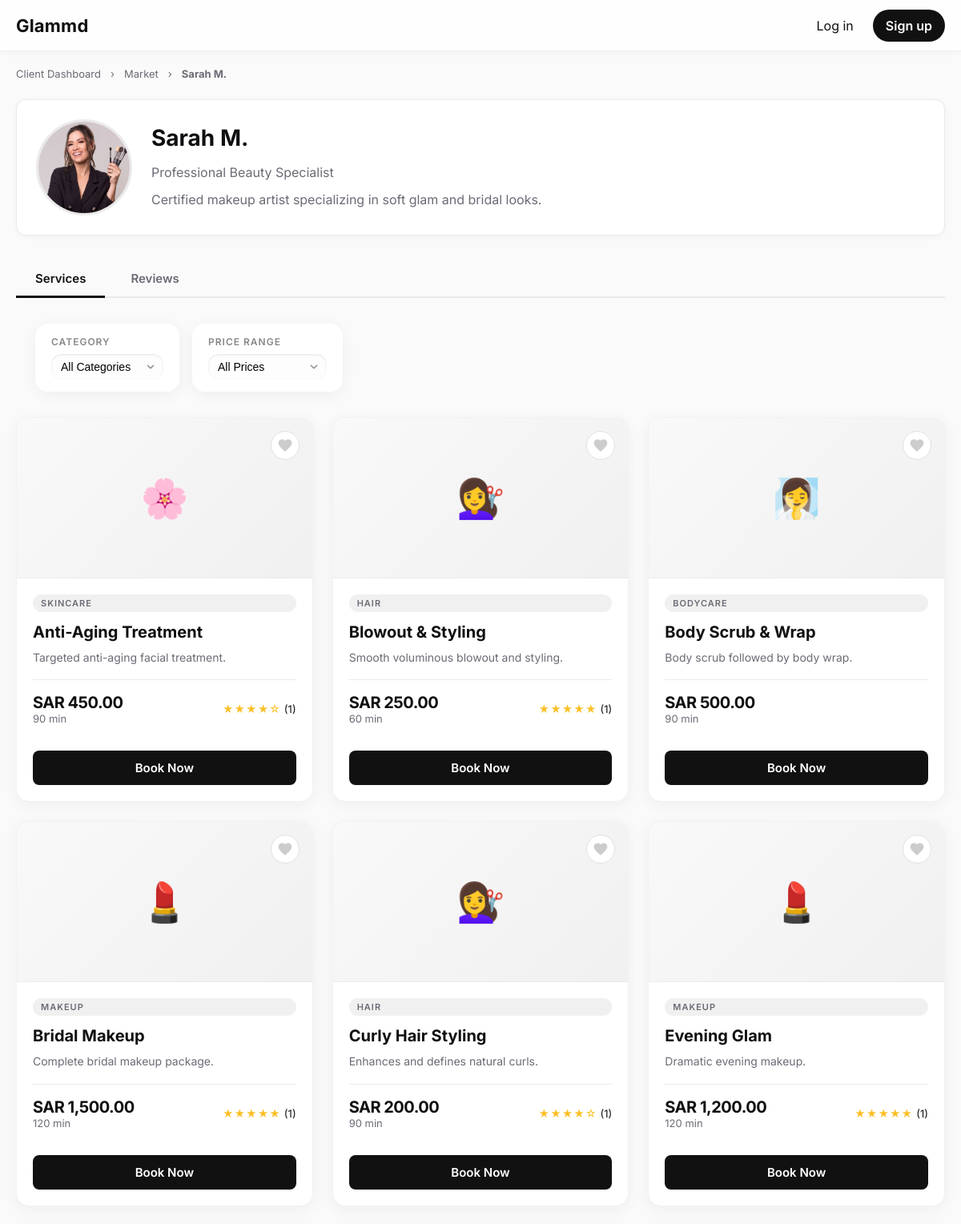
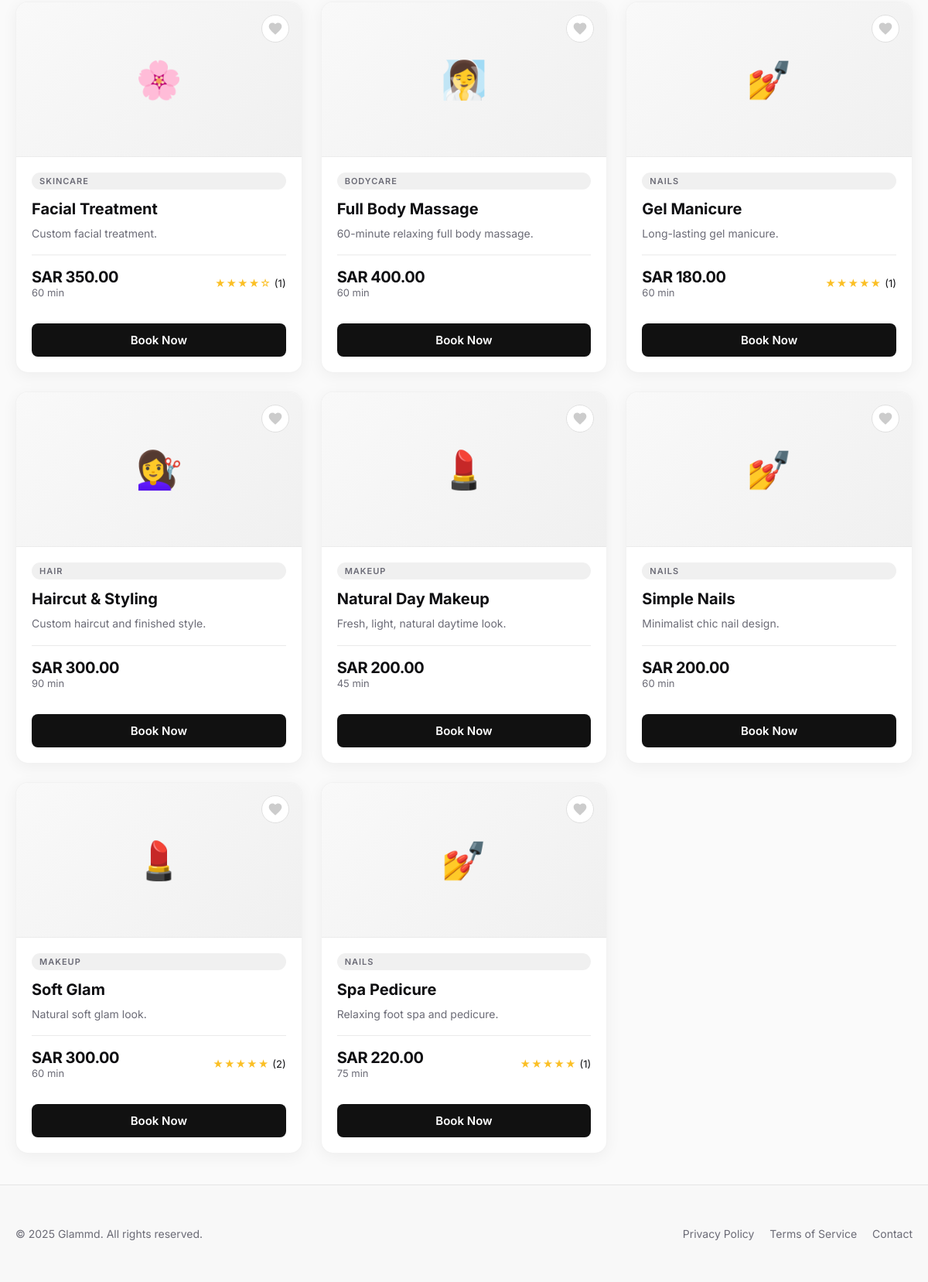
/intial/services.php, run on the app's committed database (2 pictures, top to bottom).
### tables this page shows
CREATE TABLE `Service` (
  `service_id` int UNSIGNED NOT NULL AUTO_INCREMENT,
  `professional_id` int UNSIGNED NOT NULL,
  `category` enum('Hair','Makeup','Skincare','Bodycare','Nails') NOT NULL,
  `title` varchar(160) NOT NULL,
  `description` text,
  `duration` smallint UNSIGNED NOT NULL,
  `price` decimal(10,2) NOT NULL,
  `tags` text,
  PRIMARY KEY (`service_id`),
  CONSTRAINT `fk_service_professional`
      FOREIGN KEY (`professional_id`)
      REFERENCES `Professional` (`professional_id`)
      ON DELETE CASCADE
);

### intial/services.php (the view, shortened to what this page needs)
<?php
require_once 'db.php';
$is_professional = false;
$is_client       = false;
$savedServiceIds = [];
$viewing_professional_id = isset($_GET['professional_id']) ? (int)$_GET['professional_id'] : null;
$current_professional = null;
$services             = [];
if ($viewing_professional_id) {
    $sql = "SELECT s.*, u.name AS professional_name, p.img AS professional_img, p.bio
            FROM Service s
            JOIN Professional p ON s.professional_id = p.professional_id
            JOIN User u ON p.professional_id = u.user_id
            WHERE s.professional_id = ?";
    $stmt = $conn->prepare($sql);
    $stmt->bind_param("i", $viewing_professional_id);
    $stmt->execute();
    $result = $stmt->get_result();
} else {
    $sql = "SELECT s.*, u.name AS professional_name, p.img AS professional_img, p.bio
            FROM Service s
            JOIN Professional p ON s.professional_id = p.professional_id
            JOIN User u ON p.professional_id = u.user_id
            ORDER BY s.title";
    $result = $conn->query($sql);
}
if ($result) {
    while ($row = $result->fetch_assoc()) {
        $services[] = $row;
    }
}
if ($viewing_professional_id) {
    if (!empty($services)) {
        $first = $services[0];
        $current_professional = [
            'name'            => $first['professional_name'],
            'bio'             => $first['bio'],
            'professional_img'=> $first['professional_img'],
        ];
    } else {
        $sqlProf = "SELECT u.name, p.bio, p.img AS professional_img
                    FROM User u
                    JOIN Professional p ON u.user_id = p.professional_id
                    WHERE p.professional_id = ?";
        $stmt = $conn->prepare($sqlProf);
        $stmt->bind_param("i", $viewing_professional_id);
        $stmt->execute();
        $current_professional = $stmt->get_result()->fetch_assoc();
        $stmt->close();
    }
} else {
    if (!empty($services)) {
        $first = $services[0];
        $current_professional = [
            'name'            => $first['professional_name'],
            'bio'             => $first['bio'],
            'professional_img'=> $first['professional_img'],
        ];
    }
}
?>
<!doctype html>
<html lang="en">
<head>
  <link rel="stylesheet" href="common.css">
</head>
<body class="has-solid-header">
  <header id="siteHeader" class="site-header">
    <div class="container header-inner">
      <a class="brand" href="index.php">Glammd</a>
      <nav class="nav">
        <?php if (isset($_SESSION['user_id'])): ?>
          <?php if (!empty($_SESSION['user_role']) && $_SESSION['user_role'] === 'client'): ?>
            <a href="clientdashboard.php" class="nav-link">Dashboard</a>
          <?php elseif (!empty($_SESSION['user_role']) && $_SESSION['user_role'] === 'professional'): ?>
            <a href="professionaldashboard.php" class="nav-link">Dashboard</a>
          <?php endif; ?>
          <a href="logout.php" class="cta">Log out</a>
        <?php else: ?>
          <a href="login.php" class="nav-link">Log in</a>
          <a href="signup.php" class="cta">Sign up</a>
        <?php endif; ?>
      </nav>
    </div>
  </header>
  <main class="page">
    <div class="container">
      <div class="breadcrumbs">
        <a href="clientdashboard.php">Client Dashboard</a>
        <span>›</span>
        <a href="MarketPlace.php">Market</a>
        <span>›</span>
        <strong><?php echo htmlspecialchars($current_professional['name'] ?? 'Professional'); ?></strong>
      </div>
      <div class="professional-profile">
        <div class="professional-photo">
          <?php
          $img_src = 'img/default-profile.jpg';
          if (!empty($current_professional['professional_img'])) {
              $possible_paths = [
                  'images/' . $current_professional['professional_img'],
                  'img/' . $current_professional['professional_img'],
                  $current_professional['professional_img']
              ];
              foreach ($possible_paths as $path) {
                  if (file_exists($path)) {
                      $img_src = $path;
                      break;
                  }
              }
          }
          ?>
          <img src="<?php echo htmlspecialchars($img_src); ?>"
               alt="<?php echo htmlspecialchars($current_professional['name'] ?? 'Professional'); ?>"
               style="width:100%; height:100%; object-fit:cover; border-radius:50%;"
               onerror="this.onerror=null; this.src='img/default-profile.jpg';">
        </div>
        <div class="professional-info">
          <h1 class="professional-name"><?php echo htmlspecialchars($current_professional['name'] ?? 'Professional'); ?></h1>
          <p class="professional-title">Professional Beauty Specialist</p>
          <?php if (!empty($current_professional['bio'])): ?>
            <p class="professional-bio">
              <?php echo htmlspecialchars($current_professional['bio']); ?>
            </p>
          <?php endif; ?>
        </div>
      </div>
      <div class="tabs">
        <button class="tab active" data-tab="services">Services</button>
        <button class="tab" data-tab="reviews">Reviews</button>
      </div>
      <div class="tab-content active" id="services-content">
        <div class="filters">
          <div class="filter-group">
            <label class="filter-label">Category</label>
            <select class="filter-select" id="categoryFilter">
              <option value="">All Categories</option>
            </select>
          </div>
          <div class="filter-group">
            <label class="filter-label">Price Range</label>
            <select class="filter-select" id="priceFilter">
              <option value="">All Prices</option>
            </select>
          </div>
        </div>
        <div class="services-grid" id="services-grid">
          <?php
          if (!empty($services)) {
            foreach ($services as $service) {
              $serviceId      = (int)$service['service_id'];
              $formattedPrice = number_format($service['price'], 2);
              $isSaved        = $is_client && in_array($serviceId, $savedServiceIds, true);
              $avg_rating   = 0;
              $review_count = 0;
              if ($stmtR = $conn->prepare("SELECT AVG(rating) AS avg_rating, COUNT(*) AS review_count FROM Review WHERE service_id = ?")) {
                  $stmtR->bind_param("i", $serviceId);
                  $stmtR->execute();
                  $rRes = $stmtR->get_result()->fetch_assoc();
                  if ($rRes) {
                      $avg_rating   = (float)$rRes['avg_rating'];
                      $review_count = (int)$rRes['review_count'];
                  }
              }
              $full_stars = floor($avg_rating);
              $stars      = str_repeat('★', $full_stars) . str_repeat('☆', max(0, 5 - $full_stars));
              $emoji = '✨';
              switch ($service['category']) {
                  case 'Hair':     $emoji = '💇‍♀️'; break;
                  case 'Makeup':   $emoji = '💄';   break;
                  case 'Nails':    $emoji = '💅';   break;
                  case 'Skincare': $emoji = '🌸';   break;
                  case 'Bodycare': $emoji = '🧖‍♀️'; break;
              }
          ?>
            <article class="service-card">
              <button
                class="favorite-btn <?php echo $isSaved ? 'active' : ''; ?>"
                aria-label="Save to board"
                data-service-id="<?php echo $serviceId; ?>">
                <svg xmlns="http://www.w3.org/2000/svg" viewBox="0 0 24 24">
                  <path d="M12 21.35l-1.45-1.32C5.4 15.36 2 12.28 2 8.5 2 5.42 4.42 3 7.5 3c1.74 0 3.41.81 4.5 2.09C13.09 3.81 14.76 3 16.5 3 19.58 3 22 5.42 22 8.5c0 3.78-3.4 6.86-8.55 11.54L12 21.35z"/>
                </svg>
              </button>
              <div class="service-image"><?php echo $emoji; ?></div>
              <div class="service-content">
                <span class="service-category"><?php echo htmlspecialchars($service['category']); ?></span>
                <h3 class="service-title"><?php echo htmlspecialchars($service['title']); ?></h3>
                <p class="service-description">
                  <?php echo htmlspecialchars($service['description']); ?>
                </p>
                <div class="service-meta">
                  <div>
                    <div class="service-price">SAR <?php echo $formattedPrice; ?></div>
                    <div class="service-duration"><?php echo (int)$service['duration']; ?> min</div>
                  </div>
                  <?php if ($review_count > 0): ?>
                    <div class="service-rating">
                      <span class="stars" title="<?php echo $avg_rating; ?> out of 5"><?php echo $stars; ?></span>
                      <span>(<?php echo $review_count; ?>)</span>
                    </div>
                  <?php endif; ?>
                </div>
              </div>
              <div class="service-footer">
                <a href="booking.php?service=<?php echo $serviceId; ?>" class="btn-book">Book Now</a>
              </div>
            </article>
          <?php
            }
          } else {
            echo '<p class="no-results">No services available at the moment.</p>';
          }
          ?>
        </div>
      </div>
    </div>
  </main>
  <footer class="site-footer">
    <div class="container footer-inner">
      <p>© 2025 Glammd. All rights reserved.</p>
      <div class="footer-links">
        <a href="#">Privacy Policy</a>
        <a href="#">Terms of Service</a>
        <a href="#">Contact</a>
      </div>
    </div>
  </footer>
</body>
</html>

### intial/common.css (style rules this page uses)
:root { --bg: #fff; --text: #0f0f12; --muted: #6b6b76; --accent: #111; --accent-text: #fff; --container: 75rem; }
* { box-sizing: border-box; }
html, body { height: 100%; }
body { margin: 0; display: flex; flex-direction: column; min-height: 100svh; font-family: Inter, system-ui, -apple-system, Segoe UI, Roboto, "Helvetica Neue", Arial, sans-serif; color: var(--text); background: var(--bg); }
.container { max-width: var(--container); margin-inline: auto; padding-inline: 1.25rem; width: 100%; }
.site-header { position: fixed; top: 0; left: 0; right: 0; z-index: 50; height: 4rem; display: block; transition: background .25s ease, border-color .25s ease, backdrop-filter .25s ease, -webkit-backdrop-filter .25s ease, box-shadow .25s ease; }
.header-inner { height: 4rem; display: flex; align-items: center; justify-content: space-between; }
.brand { text-decoration: none; color: var(--text); font-weight: 700; font-size: 1.375rem; letter-spacing: 0.0125rem; }
.nav { display: flex; gap: 0.625rem; }
.nav-link { text-decoration: none; color: var(--text); padding: 0.625rem 0.875rem; border-radius: 999px; }
.cta { text-decoration: none; color: var(--accent-text); background: var(--accent); padding: 0.625rem 1rem; border-radius: 999px; font-weight: 600; }
.has-solid-header .site-header { backdrop-filter: saturate(150%) blur(0.5rem); -webkit-backdrop-filter: saturate(150%) blur(0.5rem); background: color-mix(in srgb, white 75%, transparent); border-bottom: 0.0625rem solid rgba(0,0,0,.06); box-shadow: 0 0.0625rem 0.625rem rgba(0,0,0,.04); }
main.page { flex: 1 0 auto; padding-top: 4rem; }
.site-footer { flex-shrink: 0; background: #f8f8f8; border-top: 0.0625rem solid rgba(0,0,0,.08); padding: 2.5rem 0; font-size: 0.875rem; color: var(--muted); }
.footer-inner { display: flex; flex-wrap: wrap; align-items: center; justify-content: space-between; gap: 0.625rem; text-align: center; }
.footer-links a { color: var(--muted); text-decoration: none; margin-left: 1rem; transition: color .2s ease; }
.breadcrumbs { display: flex; flex-wrap: wrap; align-items: center; gap: 0.375rem; font-size: 0.875rem; color: var(--muted); list-style: none; margin: 0; padding: 0; }
.breadcrumbs a { color: var(--muted); text-decoration: none; }

### data on the page
service: category "🌸", category "SKINCARE", title "Anti-Aging Treatment", description "Targeted anti-aging facial treatment.", price "450.00", duration "90", stars "★★★★☆", review_count "1"
service: category "💇‍♀️", category "HAIR", title "Blowout & Styling", description "Smooth voluminous blowout and styling.", price "250.00", duration "60", stars "★★★★★", review_count "1"
service: category "🧖‍♀️", category "BODYCARE", title "Body Scrub & Wrap", description "Body scrub followed by body wrap.", price "500.00", duration "90"
service: category "💄", category "MAKEUP", title "Bridal Makeup", description "Complete bridal makeup package.", price "1,500.00", duration "120", stars "★★★★★", review_count "1"
service: category "💇‍♀️", category "HAIR", title "Curly Hair Styling", description "Enhances and defines natural curls.", price "200.00", duration "90", stars "★★★★☆", review_count "1"
service: category "💄", category "MAKEUP", title "Evening Glam", description "Dramatic evening makeup.", price "1,200.00", duration "120", stars "★★★★★", review_count "1"
service: category "🌸", category "SKINCARE", title "Facial Treatment", description "Custom facial treatment.", price "350.00", duration "60", stars "★★★★☆", review_count "1"
service: category "🧖‍♀️", category "BODYCARE", title "Full Body Massage", description "60-minute relaxing full body massage.", price "400.00", duration "60"
service: category "💅", category "NAILS", title "Gel Manicure", description "Long-lasting gel manicure.", price "180.00", duration "60", stars "★★★★★", review_count "1"
service: category "💇‍♀️", category "HAIR", title "Haircut & Styling", description "Custom haircut and finished style.", price "300.00", duration "90"
service: category "💄", category "MAKEUP", title "Natural Day Makeup", description "Fresh, light, natural daytime look.", price "200.00", duration "45"
service: category "💅", category "NAILS", title "Simple Nails", description "Minimalist chic nail design.", price "200.00", duration "60"
service: category "💄", category "MAKEUP", title "Soft Glam", description "Natural soft glam look.", price "300.00", duration "60", stars "★★★★★", review_count "2"
service: category "💅", category "NAILS", title "Spa Pedicure", description "Relaxing foot spa and pedicure.", price "220.00", duration "75", stars "★★★★★", review_count "1"

### other printed values
$current_professional['name'] "Sarah M."
$current_professional['bio'] "Certified makeup artist specializing in soft glam and bridal looks."
